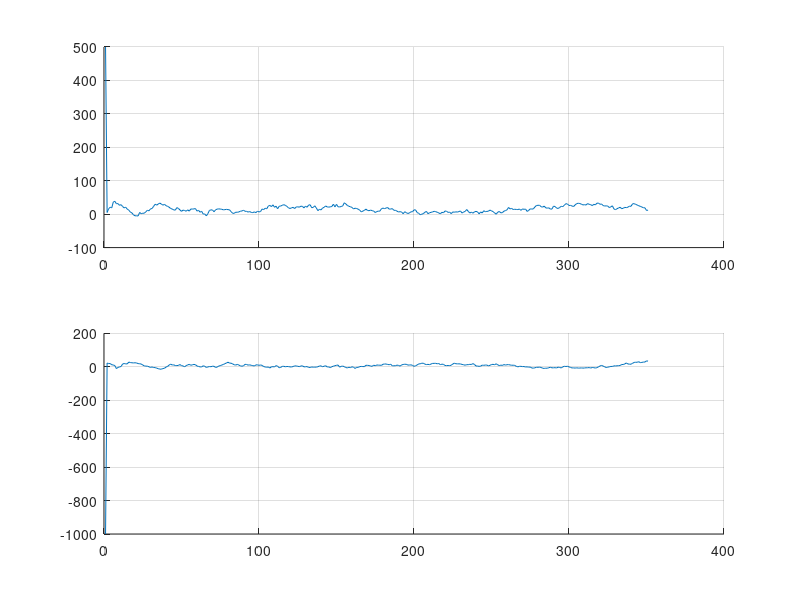
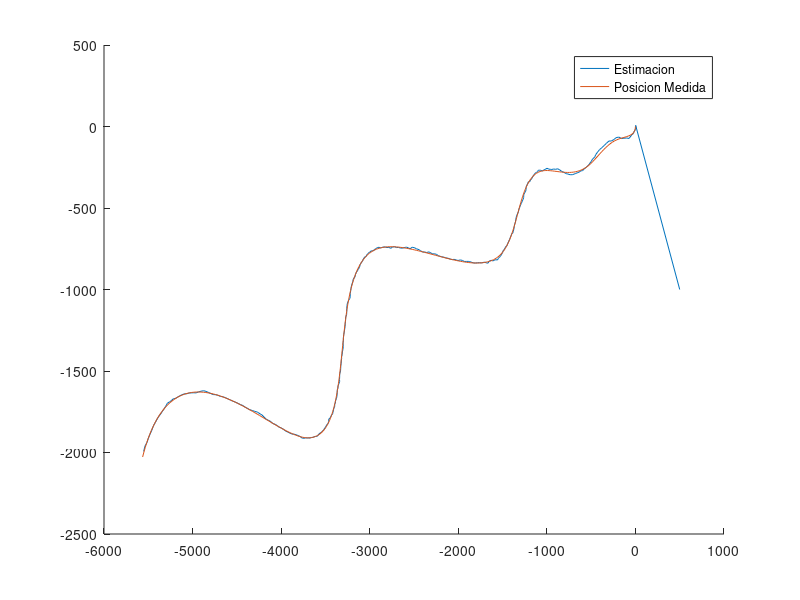
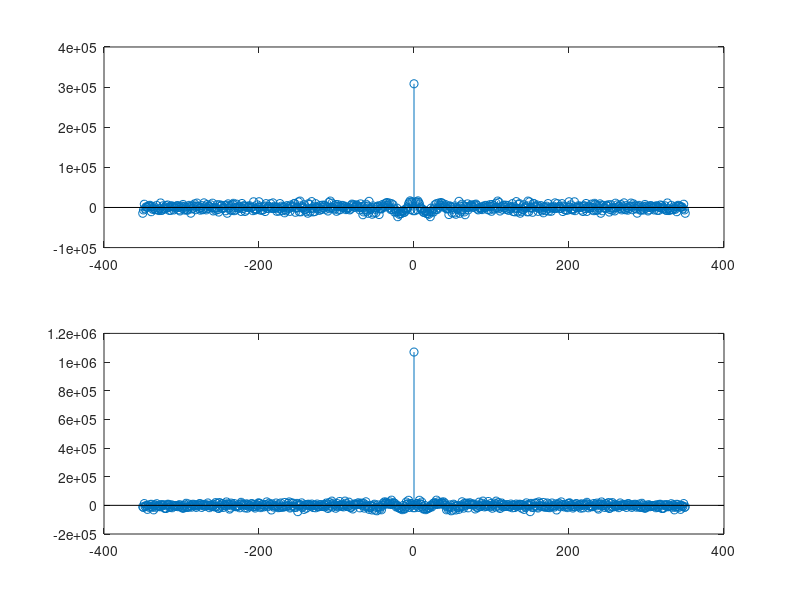

Source code (MATLAB) for these figures, in order:
clear all
close all
clc

load('tp3_kalman.mat');
%%%%%%%%%%%%%%%%%%%%%%%%%%%%%%%%%%%%%%%%%%%%%%%%%%%%%%%%%%%%%%%%%%%%%%%%%%%

toEvaluate= 'position'; %ALWAYS

%Choose case
%Case='a';
Case='b';
%Case='c';
%Case='d';

%Auxiliares
I = [1,0;0,1];
O = zeros(size(I));
O_6 =[O,O,O;O,O,O;O,O,O];
final = length(p) ;
Xsave = [];
E = [];

%Parametros del modelo continuo
sigma_a_dot = 10^-1 ;
q = sigma_a_dot^2*I;
Q = [O,O,O;O,O,O;O,O,q]; %Cov ruido de proceso
A=[O,I,O;O,O,I;O,O,O];

sigma_p = sqrt(100);
sigma_v = sqrt(10);
sigma_a = sqrt(1);

if (strcmp(toEvaluate,'position'))
    C=[I,O,O];
    R = diag([sigma_p^2 sigma_p^2]);
end
if (strcmp(toEvaluate,'velocity'))
  	C=[O,I,O];
    R = diag([sigma_v^2 sigma_v^2]);
end
if (strcmp(toEvaluate,'aceleration'))
  	C=[O,O,I];
    R = diag([sigma_a^2 sigma_a^2]);
end
% if (strcmp(toEvaluate,'position and velocity'))
%   	C=[I,O,O;O,I,O];
%     R = diag([sigma_p^2 sigma_p^2 sigma_v^2 sigma_v^2]);
%  
% end
etha = mvnrnd(zeros(length(R),1),R,final)';

%Discretizacion
%h=1;
Ad = expm(A*h);
Qd = [q*h^5/20,q*h^4/8,q*h^3/6;q*h^4/8,q*h^3/3,q*h^2/2;q*h^3/6,q*h^2/2,q*h];

%Condiciones Iniciales
if (strcmp(Case,'a'))
    x0_0 = [40 -100 0 0 0 0]';
    c = 1;
end
if (strcmp(Case,'b'))
    x0_0 = [500 -1000 0 0 0 0]';
    c = 1;
end
if (strcmp(Case,'c'))
    x0_0 = [40 -100 0 0 0 0]';
    c = 10^-5;
end
if (strcmp(Case,'d'))
    x0_0 = [500 -1000 0 0 0 0]';
    c = 10^-5;
end
P0_0 = c * diag([10^4 10^8 10^2 10^2 10 10 ]);

%Test de Observabilidad
L = rank(obsv(Ad,C));
if (L == length(Ad))
    disp('El sistema es completamente observable')
else
    disp('El sistema NO es completamente observable')
end
disp(['La cantidad de estados observables es: ',num2str(L)])

%Algoritmo de Kalman
for k = 1:final
    
    %Inicializacion
    if k == 1
        X_kminus_kminus = x0_0;
        P_kminus_kminus = P0_0;
    else
        X_kminus_kminus = X_k_k;
        P_kminus_kminus = P_k_k;
    end
    
    %Valor de la medicion 
    if (strcmp(toEvaluate,'position'))
        Yk = [p(k,:)]'+ etha(:,k);
    end
    if (strcmp(toEvaluate,'velocity'))
        Yk = [v(k,:)]'+ etha(:,k);
    end
    if (strcmp(toEvaluate,'aceleration'))
        Yk = [a(k,:)]'+ etha(:,k);
    end
    if (strcmp(toEvaluate,'position and velocity'))
        Yk = [p(k,:)' ; v(k,:)']+ etha(:,k);
    end

    %Prediccion
    X_k_kminus = Ad * X_kminus_kminus ;
    P_k_kminus = Ad * P_kminus_kminus * Ad' + Qd ;
    
    %Actualizacion
    K_k =  P_k_kminus * C' * inv( C * P_k_kminus * C' + R);
    X_k_k =  X_k_kminus + K_k * (Yk - C * X_k_kminus );
    P_k_k = (eye(size(K_k*C)) - K_k*C) * P_k_kminus ;
    %P_k_k = (eye(size(K_k*C)) - K_k * C)* P_k_kminus * (eye(size(K_k*C)) - K_k*C)' +  K_k * R * K_k';

    Xsave = [Xsave (X_kminus_kminus) ];
    E =[E (Yk - C * X_k_kminus )];
end
%% Comparacion de Estados y Estimaciones

%Error posicion en X
figure(1)
subplot(2,1,1)
hold on
grid on
plot(1:final, Xsave(1,:) - p(:,1)')

%Error posicion en Y
subplot(2,1,2)
grid on
hold on
plot(1:final, Xsave(2,:)- p(:,2)')

%Trayectoria
figure (4)
hold on
plot(Xsave(1,:),Xsave(2,:))
plot(p(:,1),p(:,2))
legend({'Estimacion','Posicion Medida'})

%Autocorrelacion de la innovacion
figure(5)
subplot(2,1,1)
[c,lags] = xcov(E(1,:));
stem(lags,c)
subplot(2,1,2)
[c,lags] = xcov(E(2,:));
stem(lags,c)




